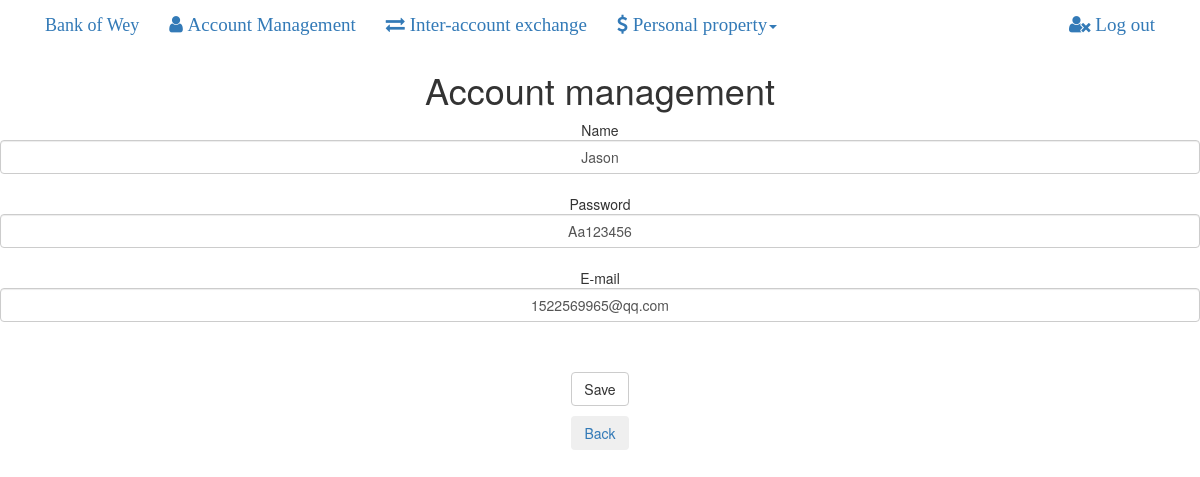
The app's page /mod/2 (signed in) with its own data.
### app/models.py (models this page shows, shortened)
class User(UserMixin,db.Model):
    __tablename__ = 'User'
    id = db.Column(db.Integer,primary_key=True)
    name = db.Column(db.String(10),index=True)
    pwd = db.Column(db.String(20),index=True)
    email = db.Column(db.String(30),index=True,unique=True)
    manager = db.Column(db.Boolean,index=True)
    account = db.relationship('Account',uselist=False,backref="User")

### app/views.py (the view, shortened to what this page needs)
@app.route('/mod/<id>',methods=['GET','POST'])
@login_required
def mod(id):
    user = User.query.get(id)
    form = UserForm(obj=user)
    return render_template('modify.html',
                           title='Account Management',
                           obj=user,
                           form=form)

### app/forms.py
class UserForm(FlaskForm):
    name = StringField('name',validators=[DataRequired()])
    pwd = StringField('pwd',validators=[DataRequired()])
    email = StringField('email',validators=[DataRequired()])

### app/views.py (called while the page is built)
@login.user_loader
def load_user(id):
    return User.query.get(int(id))

### app/templates/modify.html (shortened to what this page needs)
{% extends "home_base.html" %}
{% block content %}
  <h1>Account management</h1>
  <form action="" method="post" >
      <p>
          Name<br>
          {{ form.name(class_='form-control') }}<br>
          Password<br>
          {{ form.pwd(class_='form-control') }}<br>
          E-mail<br>
          {{ form.email(class_='form-control') }}<br>
          <br>
      </p>
      <p><input type="submit" class="btn btn-default" value="Save"></p>
      <td><a href="/home/{{ obj.id }}"><button type="button" class="btn btn-inverse">Back</button></a></td>
  </form>
{% endblock %}

### app/static/css/style.css (style rules this page uses)
* { margin:0 auto; padding:0px; text-align:center; text-decoration:none; }

### records on screen
User: name "Jason", pwd "Aa123456", email "1522569965@qq.com"
